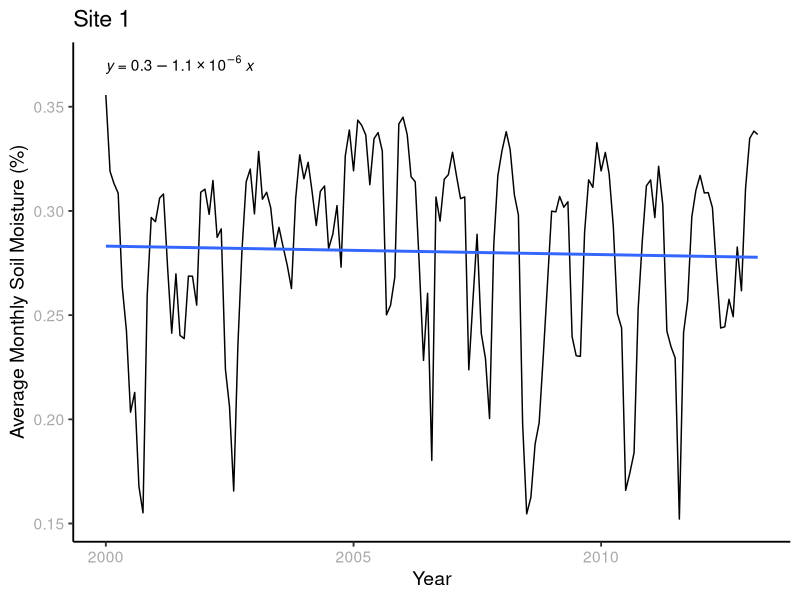
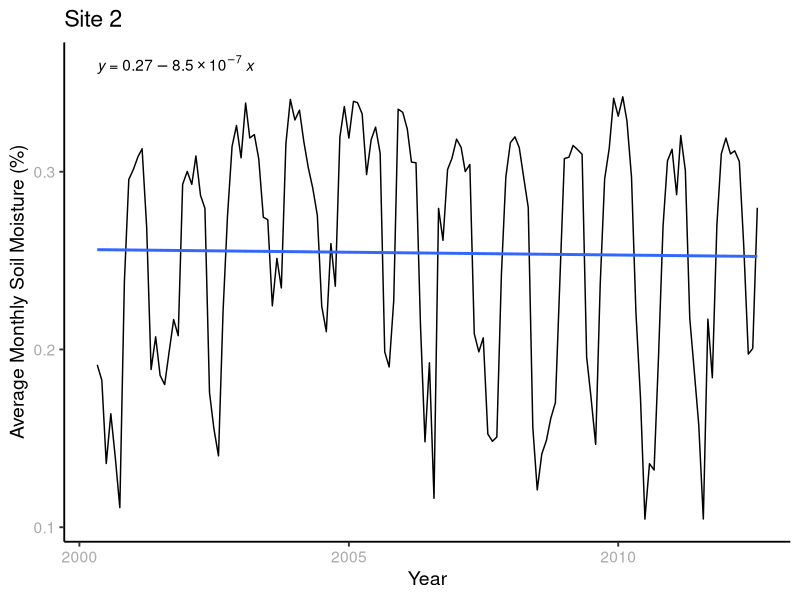
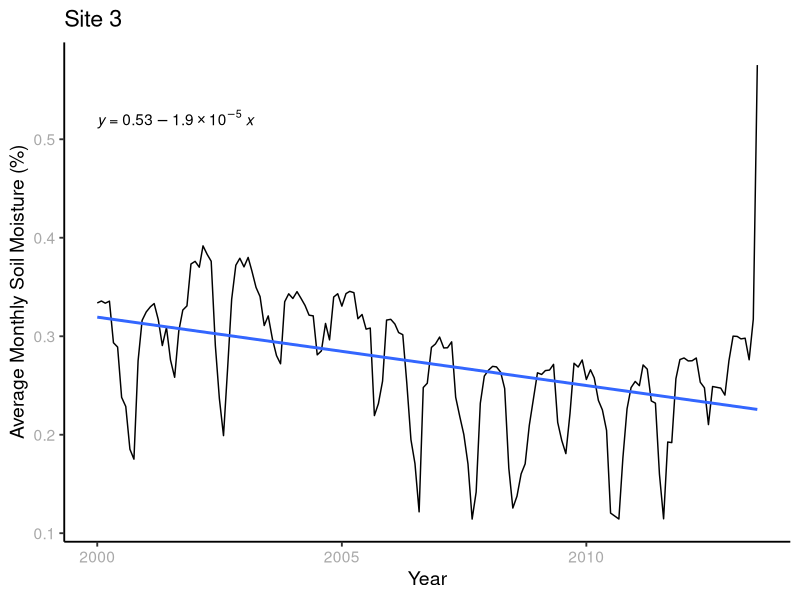
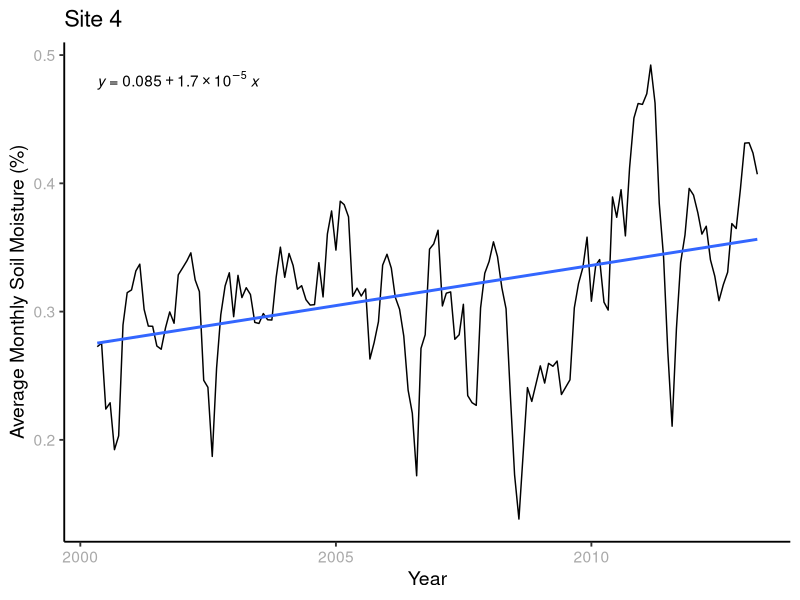
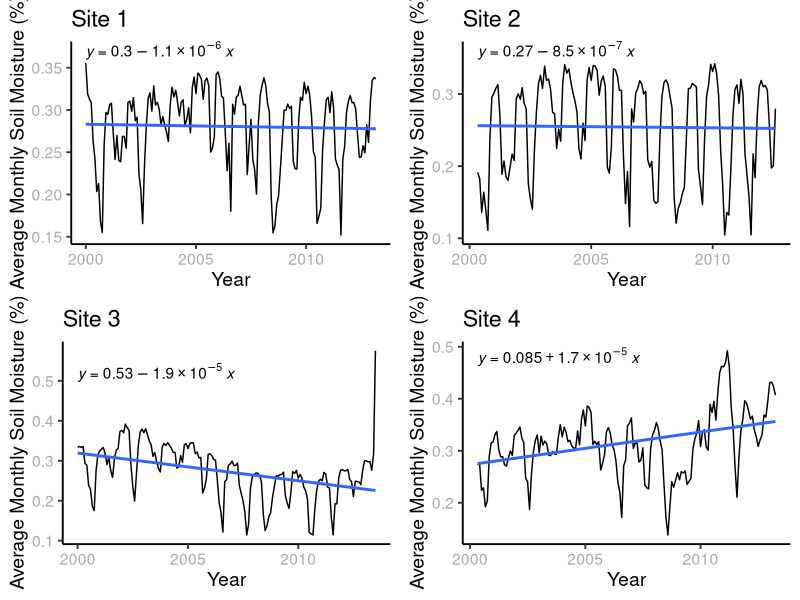
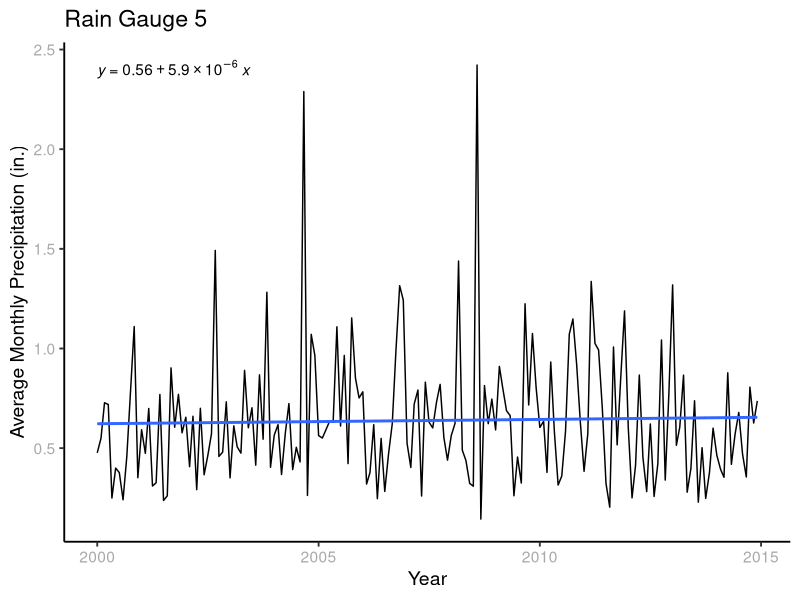
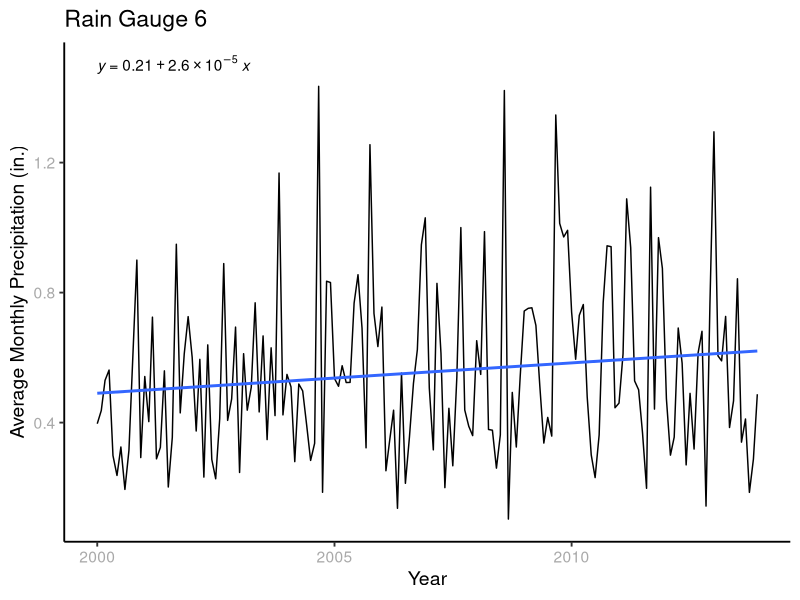
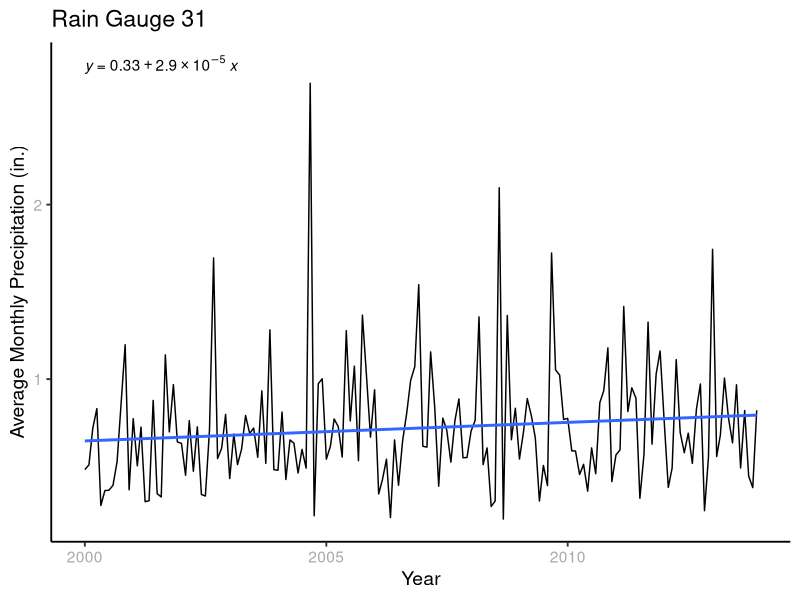

The R source for these figures, in order:
## ---- chunk 1
knitr::opts_chunk$set(echo = TRUE)
## ---- chunk 2
#Checking working directory
getwd()

#Loading necessary packages
library(dplyr)
library(lubridate)
library(tidyverse)
library(cowplot)
install.packages("ggplot2")
library(ggplot2)
install.packages("ggpubr")
library(ggpubr)

#Setting the ggplot theme
Project_theme <-
  theme_classic(base_size = 14) +
  theme(axis.text = element_text(color = "dark gray"), 
  legend.position = "top")
theme_set(Project_theme)

## ---- chunk 3
#Reading in csv files for each soil moisture site
site1 <- read.csv("./Data/Processed/coweeta_site1_processed.csv")
site2 <- read.csv("./Data/Processed/coweeta_site2_processed.csv")
site3 <- read.csv("./Data/Processed/coweeta_site3_processed.csv")
site4 <- read.csv("./Data/Processed/coweeta_site4_processed.csv")

#Reading in monthly average rain dataframes
RG5_MonthlyAvg <- read.csv('./Data/Processed/RG5_Monthly_processed.csv')
RG6_MonthlyAvg <- read.csv('./Data/Processed/RG6_Monthly_processed.csv')
RG31_MonthlyAvg <- read.csv('./Data/Processed/RG31_Monthly_processed.csv')

#Reading in the combined soil moisture & precipitation dataframes
site1_soil_precip <- read.csv("./Data/Processed/site1_soil_precip_processed.csv")
site2_soil_precip <- read.csv("./Data/Processed/site2_soil_precip_processed.csv")
site3_soil_precip <- read.csv("./Data/Processed/site3_soil_precip_processed.csv")
site4_soil_precip <- read.csv("./Data/Processed/site4_soil_precip_processed.csv")

## ---- chunk 4
#Formatting Dates 
site1$YearMonth <- as.Date(site1$YearMonth, format = '%Y-%m-%d')
site2$YearMonth <- as.Date(site2$YearMonth, format = '%Y-%m-%d')
site3$YearMonth <- as.Date(site3$YearMonth, format = '%Y-%m-%d')
site4$YearMonth <- as.Date(site4$YearMonth, format = '%Y-%m-%d')

RG5_MonthlyAvg$YearMonth <- as.Date(RG5_MonthlyAvg$YearMonth, format = '%Y-%m-%d')
RG6_MonthlyAvg$YearMonth <- as.Date(RG6_MonthlyAvg$YearMonth, format = '%Y-%m-%d')
RG31_MonthlyAvg$YearMonth <- as.Date(RG31_MonthlyAvg$YearMonth, format = '%Y-%m-%d')

site1_soil_precip$YearMonth <- as.Date(site1_soil_precip$YearMonth, format = '%Y-%m-%d')
site2_soil_precip$YearMonth <- as.Date(site2_soil_precip$YearMonth, format = '%Y-%m-%d')
site3_soil_precip$YearMonth <- as.Date(site3_soil_precip$YearMonth, format = '%Y-%m-%d')
site4_soil_precip$YearMonth <- as.Date(site4_soil_precip$YearMonth, format = '%Y-%m-%d')

## ---- chunk 5
#Calculating summary statistics for average monthly soil moisture at each site
summary(site1$AverageMonthlySmois30)
summary(site2$AverageMonthlySmois30)
summary(site3$AverageMonthlySmois30)
summary(site4$AverageMonthlySmois30)

#Calculating summary statistics for average monthly precipitation at each rain gauge
summary(RG5_MonthlyAvg$AverageMonthlyPrecip)
summary(RG6_MonthlyAvg$AverageMonthlyPrecip)
summary(RG31_MonthlyAvg$AverageMonthlyPrecip)

## ---- chunk 6
#Plotting the monthly averages of soil moisture to get a sense of trends over time

site1_plot <- 
  ggplot(site1, aes(x = YearMonth, y = AverageMonthlySmois30)) +
  geom_line() +
  geom_smooth(method = lm, se = FALSE)+
  labs(x = "Year", y = "Average Monthly Soil Moisture (%)", title = "Site 1") +
  stat_regline_equation(label.y = 0.37)
print(site1_plot)

site2_plot <- 
  ggplot(site2, aes(x = YearMonth, y = AverageMonthlySmois30)) +
  geom_line() +
  geom_smooth(method = lm, se = FALSE)+
  labs(x = "Year", y = "Average Monthly Soil Moisture (%)", title = "Site 2") +
  stat_regline_equation(label.y = 0.36)
print(site2_plot)

site3_plot <- 
  ggplot(site3, aes(x = YearMonth, y = AverageMonthlySmois30)) +
  geom_line() +
  geom_smooth(method = lm, se = FALSE)+
  labs(x = "Year", y = "Average Monthly Soil Moisture (%)", title = "Site 3") +
  stat_regline_equation(label.y = 0.52)
print(site3_plot)

site4_plot <- 
  ggplot(site4, aes(x = YearMonth, y = AverageMonthlySmois30)) +
  geom_line() +
  geom_smooth(method = lm, se = FALSE)+
  labs(x = "Year", y = "Average Monthly Soil Moisture (%)", title = "Site 4") +
  stat_regline_equation(label.y = 0.48)
print(site4_plot)

#Creating a cowplot to show all four sites at once
allsiteplots <- plot_grid(site1_plot, site2_plot, site3_plot, site4_plot)
print(allsiteplots)

## ---- chunk 7
#Plotting average monthly precipitation at the three rain gauges closest to our sites to look at trends over time

RG5_Plot <-
  ggplot(RG5_MonthlyAvg, aes(x = YearMonth, y = AverageMonthlyPrecip)) +
  geom_line()+
  geom_smooth(method = lm, se = FALSE) +
  labs(x = 'Year', y = 'Average Monthly Precipitation (in.)', title = 'Rain Gauge 5') +
  stat_regline_equation(label.y = 2.4)
print(RG5_Plot)

RG6_Plot <-
  ggplot(RG6_MonthlyAvg, aes(x = YearMonth, y = AverageMonthlyPrecip)) +
  geom_line()+
  geom_smooth(method = lm, se = FALSE) +
  labs(x = 'Year', y = 'Average Monthly Precipitation (in.)', title = 'Rain Gauge 6') +
  stat_regline_equation(label.y = 1.5)
print(RG6_Plot)

RG31_Plot <-
  ggplot(RG31_MonthlyAvg, aes(x = YearMonth, y = AverageMonthlyPrecip)) +
  geom_line()+
  geom_smooth(method = lm, se = FALSE) +
  labs(x = 'Year', y = 'Average Monthly Precipitation (in.)', title = 'Rain Gauge 31') +
  stat_regline_equation(label.y = 2.8)
print(RG31_Plot)

#Creating a cowplot to show all three rain gauges at once
allprecipplots <- plot_grid(RG5_Plot, RG6_Plot, RG31_Plot)
print(allprecipplots)

## ---- chunk 8
#Plotting the relationship between average monthly precipitation and average monthly soil moisture

Site1_soil_precip_plot <- 
  ggplot(site1_soil_precip, aes(x = AverageMonthlyPrecip, y = AverageMonthlySmois30)) +
  geom_point() +
  geom_smooth(method = lm, se = FALSE) +
  labs(x = 'Average Monthly Precipitation (in.)', y = 'Average Monthly Soil Moisture (%)', title = 'Site 1') +
  stat_regline_equation(label.y = 0.37)
print(Site1_soil_precip_plot)

Site2_soil_precip_plot <- 
  ggplot(site2_soil_precip, aes(x = AverageMonthlyPrecip, y = AverageMonthlySmois30)) +
  geom_point() +
  geom_smooth(method = lm, se = FALSE) +
  labs(x = 'Average Monthly Precipitation (in.)', y = 'Average Monthly Soil Moisture (%)', title = 'Site 2') +
  stat_regline_equation(label.y = 0.36)
print(Site2_soil_precip_plot)

Site3_soil_precip_plot <- 
  ggplot(site3_soil_precip, aes(x = AverageMonthlyPrecip, y = AverageMonthlySmois30)) +
  geom_point() +
  geom_smooth(method = lm, se = FALSE) +
  labs(x = 'Average Monthly Precipitation (in.)', y = 'Average Monthly Soil Moisture (%)', title = 'Site 3') +
  stat_regline_equation(label.y = 0.46)
print(Site3_soil_precip_plot)

Site4_soil_precip_plot <- 
  ggplot(site4_soil_precip, aes(x = AverageMonthlyPrecip, y = AverageMonthlySmois30)) +
  geom_point() +
  geom_smooth(method = lm, se = FALSE) +
  labs(x = 'Average Monthly Precipitation (in.)', y = 'Average Monthly Soil Moisture (%)', title = 'Site 4') +
  stat_regline_equation(label.y = 0.48)
print(Site4_soil_precip_plot)

#Creating a cowplot to show all four sites at once
all_soil_precip_plots <- plot_grid(Site1_soil_precip_plot, Site2_soil_precip_plot, Site3_soil_precip_plot, Site4_soil_precip_plot)
print(all_soil_precip_plots)

